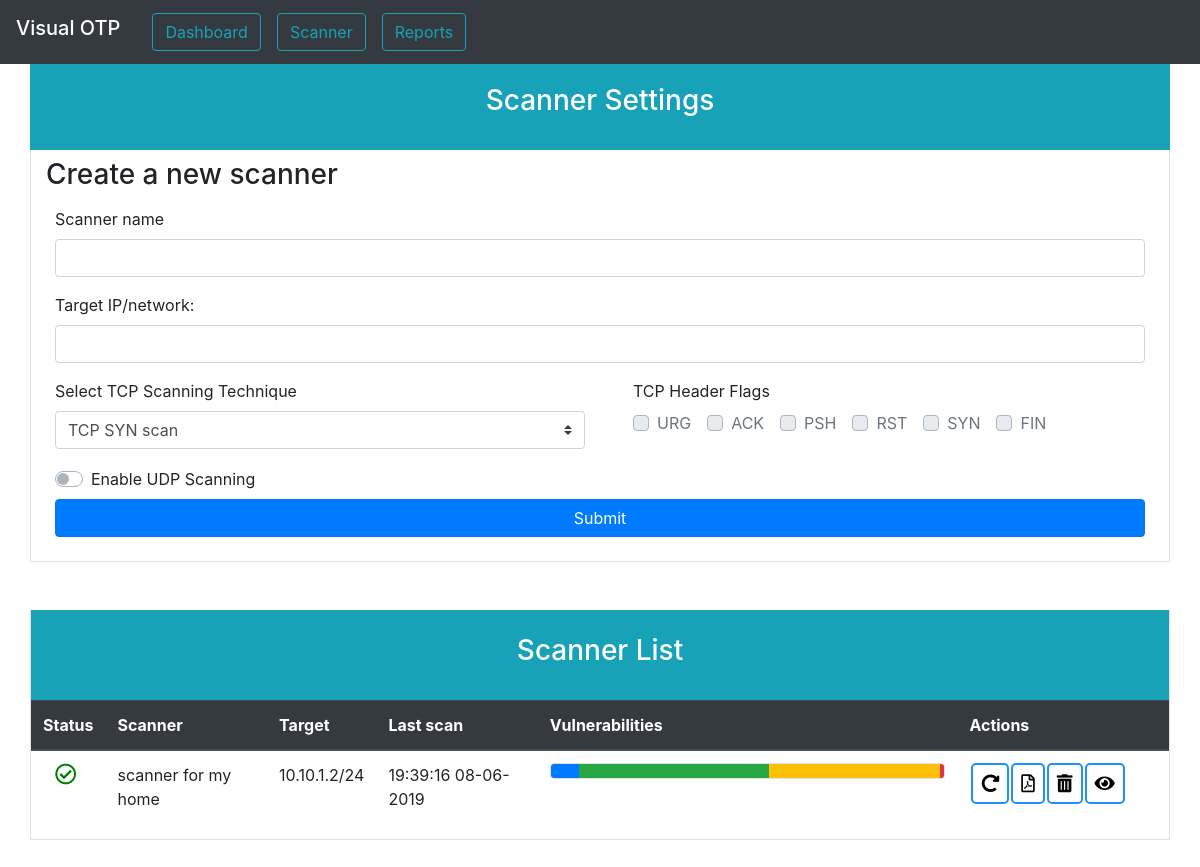
Page /scanner.php on the earlier database version.
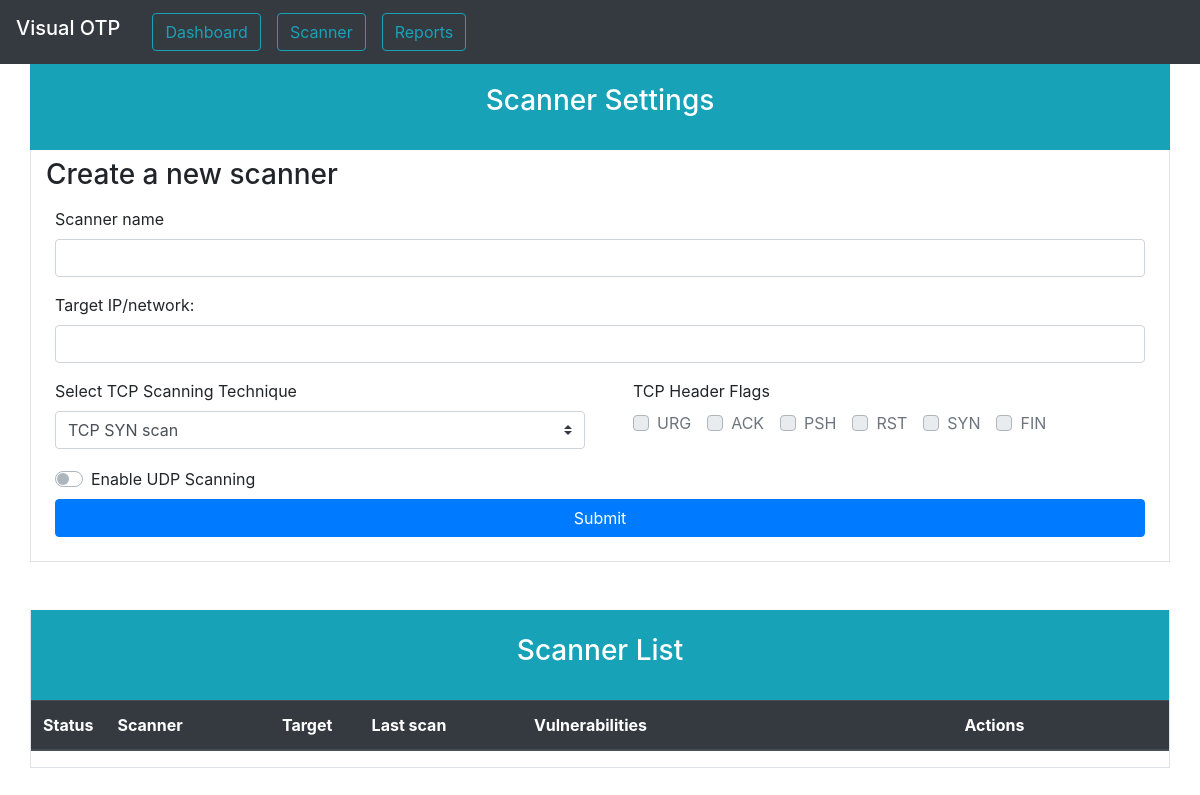
Same page on the later database version.
### tables this page shows
CREATE TABLE `scanners` (
  `id_scanner` int(11) NOT NULL,
  `state` enum('READY','PROCESSING','FINISHED') NOT NULL,
  `name` varchar(150) NOT NULL,
  `target` varchar(50) NOT NULL,
  `start` varchar(50) DEFAULT NULL,
  `end` varchar(50) DEFAULT NULL,
  `sS` tinyint(1) NOT NULL DEFAULT 0,
  `sT` tinyint(1) NOT NULL DEFAULT 0,
  `sU` tinyint(1) NOT NULL DEFAULT 0,
  `sY` tinyint(1) NOT NULL DEFAULT 0,
  `sN` tinyint(1) NOT NULL DEFAULT 0,
  `sF` tinyint(1) NOT NULL DEFAULT 0,
  `sX` tinyint(1) NOT NULL DEFAULT 0,
  `sA` tinyint(1) NOT NULL DEFAULT 0,
  `sW` tinyint(1) NOT NULL DEFAULT 0,
  `sM` tinyint(1) NOT NULL DEFAULT 0,
  `sO` tinyint(1) NOT NULL DEFAULT 0,
  `urg` tinyint(1) NOT NULL DEFAULT 0,
  `ack` tinyint(1) NOT NULL DEFAULT 0,
  `psh` tinyint(1) NOT NULL DEFAULT 0,
  `rst` tinyint(1) NOT NULL DEFAULT 0,
  `syn` tinyint(1) NOT NULL DEFAULT 0,
  `fin` tinyint(1) NOT NULL DEFAULT 0
);

### scanner.php (the view, shortened to what the changed rows need)
<?php
$conn = OpenConnection();
$finished = '<td id="state" value="FINISHED" class="px-4"><i class="far fa-check-circle fa-lg" style="color:green;"></i></td>';
function array_get_range($array, $min, $max) {
    return array_filter($array, function($element) use ($min, $max) {
       return $element['score'] >= $min && $element['score'] <= $max;
    });
}
?>
<!DOCTYPE html>
<html>
<head>
    <link rel="stylesheet" href="bootstrap-4.3.1-dist/css/bootstrap.min.css">
	<link rel="stylesheet" href="https://use.fontawesome.com/releases/v5.7.0/css/all.css">
</head>
<body>
<div class="container my-5 border border-top-0">
	<div class="row">
		<div class="table-responsive">
			<table class="table table-hover">
			    <thead class="thead-dark">
				    <tr>
				    	<th style="width: 2%">Status</th>
					    <th style="width: 15%">Scanner</th>
					    <th style="width: 8%">Target</th>
					    <th style="width: 15%">Last scan</th>
					    <th style="width: 40%">Vulnerabilities</th>
					    <th style="width: 20%">Actions</th>
				    </tr>
			    </thead>
			    <tbody>
			    	<?php
			    		$sql = "select * from scanners order by scanners.id_scanner DESC";
			    		$scannerResult = $conn->query($sql);
			    		if($scannerResult->num_rows>0)
			    		{
			    			while($scannerRow = $scannerResult->fetch_assoc())
			    			{
			    				echo '<tr id="row" value="'.$scannerRow['id_scanner'].'">';
			    				if($scannerRow['state'] == "FINISHED")
			    				{
			    					echo $finished;
			    				}
								echo '<td id="name">'.$scannerRow['name'].'</td><td id="target">'.$scannerRow['target'].'</td><td id="end">'.$scannerRow['end'].'</td>';
								$vulnResult = $conn->query("select vulnerabilities.score from vulnerabilities INNER JOIN vulnerabilities_list on vulnerabilities_list.id_cve=vulnerabilities.id_cve INNER JOIN ports on vulnerabilities_list.id_port=ports.id_port INNER JOIN hosts on hosts.id_host=ports.id_host INNER JOIN scanners on scanners.id_scanner=hosts.id_scanner where scanners.id_scanner=".$scannerRow['id_scanner']);
								$widthLow=$widthMedium=$widthHigh=$widthCritical=0;
								if($vulnResult->num_rows>0)
								{
									$vulnRows = $vulnResult->fetch_all(MYSQLI_ASSOC);
									$numLow = count(array_get_range($vulnRows,0,3));
									$numMedium = count(array_get_range($vulnRows,3,5));
									$numHigh = count(array_get_range($vulnRows,5,8));
									$numCritical = count(array_get_range($vulnRows,8,10));
									$numVuln = $numLow + $numMedium + $numHigh + $numCritical;
									$widthLow = $numLow/$numVuln*100;
									$widthMedium = $numMedium/$numVuln*100;
									$widthHigh = $numHigh/$numVuln*100;
									$widthCritical = $numCritical/$numVuln*100;
								}
								echo '<td id="vulnerabilities"><div class="progress border"><div id="low" class="progress-bar bg-primary" style="width:'.$widthLow.'%"></div><div id="medium" class="progress-bar bg-success" style="width:'.$widthMedium.'%"></div><div id="high" class="progress-bar bg-warning" style="width:'.$widthHigh.'%"></div><div id="critical" class="progress-bar bg-danger" style="width:'.$widthCritical.'%"></div></div></td>';
								echo '<td class="actions">';
				    				if($scannerRow['state'] == "FINISHED")
				    				{
				    					echo '<div id="btn-action" style="display:inline;"><button class="btn-custom" id="replay"><i class="fas fa-redo-alt"></i></button></div>';
				    				}
									echo '<form style="display:inline;" method="GET" action="pdf-generator.php"><button class="btn-custom del" id="pdf" name="submit" value="pdf-'.$scannerRow['id_scanner'].'"><i class="far fa-file-pdf"></i></button></form><button class="btn-custom del" id="delete" data-toggle="modal" data-id="'.$scannerRow['id_scanner'].'"><i class="fas fa-trash-alt"></i></button><form style="display:inline;" method="GET" action="reports.php"><button class="btn-custom" name ="submit" value="view-'.$scannerRow['id_scanner'].'"><i class="fas fa-eye"></i></button></form></td></tr>';
			    			}
			    		}
			    	?>
			    </tbody>
		    </table>
		</div>
	</div>
</div>
</body>
</html>

Differences in the rows shown:
removed scanners: $scannerRow['id_scanner'] 46 (drawn), name "scanner for my home", target "10.10.1.2/24", end "19:39:16 08-06-2019", $widthLow 7.2289156626506 (drawn), $widthMedium 48.192771084337 (drawn), $widthHigh 43.373493975904 (drawn), $widthCritical 1.2048192771084 (drawn), state "FINISHED" (drawn)
